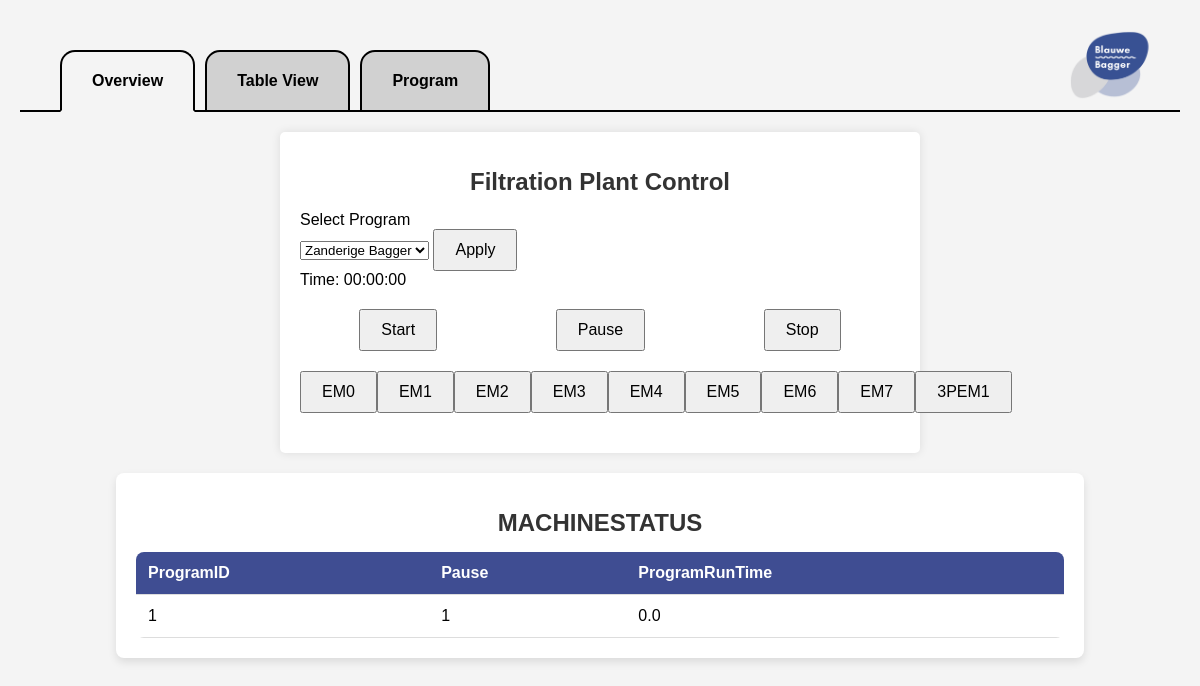
Before: / with the older database file.
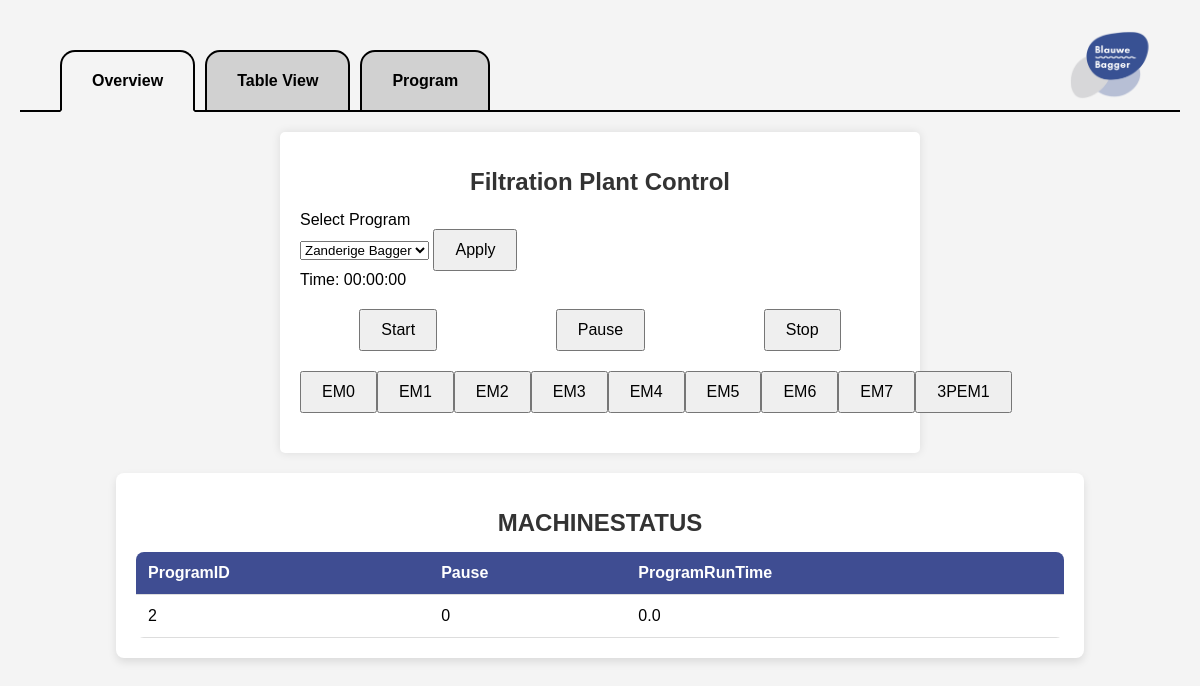
After: the same page with the newer database file.
### tables this page shows
CREATE TABLE SWITCH (
    SwitchID INTEGER PRIMARY KEY AUTOINCREMENT,
    Name TEXT NOT NULL,
    TuyaID TEXT NOT NULL,
    IPAddress TEXT NOT NULL,
    LocalKey TEXT NOT NULL,
    TuyaVersion REAL NOT NULL,
    MeterIDS TEXT,
    MeterMin TEXT,
    MeterMax TEXT
);

CREATE TABLE MACHINESTATUS (
    ProgramID INTEGER NOT NULL,
    Pause INTEGER NOT NULL CHECK (Pause IN (0,1,2)),
    ProgramRunTime REAL NOT NULL,
    PRIMARY KEY (ProgramID),
    FOREIGN KEY (ProgramID) REFERENCES PROGRAM(ProgramID)
);

### server/server.py (the view)
@app.route("/")
def overview():
    machineStatus = sF.getTable("MACHINESTATUS",0)
    programs = sF.getTable("PROGRAM",0)
    switches = sF.getTable("SWITCH",0)
    return render_template('overview.html',machineStatus=machineStatus,programs=programs,switches=switches)

### server/serverFunctions/getTable.py (called while the page is built)
def getTable(table,add):
    db = sqlite3.connect('../data/machine.db',timeout=5)
    cs = db.execute('SELECT * FROM ' + table)
    ns = [description[0] for description in cs.description]
    result = []
    rows = 1;
    for ci in cs:
        result.append(dict(zip(ns,ci)))
        rows = rows + 1
    if add:
        if table != "MACHINESTATUS":
            result.append(dict(zip(ns,[rows]+[None]*len(ns))))
    else:
        if not result:
            result.append(dict(zip(ns,[rows]+[None]*len(ns))))
    db.close()
    return result

### server/templates/overview.html
{% extends "layout.html" %}
{% block main %}
    <div class="container">
        <h1>Filtration Plant Control</h1>
        <div>
            Select Program
            <form action="/selectprogram/" method="POST">
            <select name="program">
                {% for program in programs %}
                <option value={{ program["ProgramID"] }}>{{ program["Name"] }}</option>
                {% endfor %}
            </select>
            <input type="submit" value="Apply"/>
            </form>
        </div>
        <div id="time-display">Time: 00:00:00</div>
        <div class="controls">
        <form action="/start">
            <input type="submit" id="start-btn" value="Start"/>
        </form>
        <form action="/pause">
            <input type="submit" id="pause-btn" value="Pause"/>
        </form>
        <form action="/stop">
            <input type="submit" id="stop-btn" value="Stop"/>
        </form>
        </div>
        <div class="switches">
            {% for switch in switches %}
            <form action="/toggleswitch/{{ switch["SwitchID"] }}">
                <input type="submit" id="switch-btn" value="{{ switch["Name"] }}"/>
            </form>
            {% endfor %}
        </div>
    </div>
    <div class="table-container">
        <h1>MACHINESTATUS</h1>
                <table>
                        <thead>
                                <tr>
                {% for key, value in machineStatus[0].items() %}
                                                <th>{{key}}</th>
                                        {% endfor %}
                                </tr>
                           </thead>
                        <tbody>
                                {% for item in machineStatus %}
                                        <tr>
                                                {% for key, value in item.items() %}
                                                        <td>{{value}}</th>
                                                {% endfor %}
                                        </tr>
                                {% endfor %}
                        </tbody>
                </table>
        </div>
{% endblock %}

### server/templates/layout.html (shortened to what this page needs)
<!DOCTYPE html>
<html lang="en">
	<head>
        <link rel="stylesheet" href="/static/styles.css">
	</head>
	<nav>
		<div class="navbar">
			<ul>
				<li class="nav-item">
					<a id="nav-link-overview" href="/">
						<span>Overview</span>
					</a>
				</li>
				<li class="nav-item">
					<a id="nav-link-tableview" href="/tableview">
						<span>Table View</span>
					</a>
				</li>
				<li class="nav-item">
					<a id="nav-link-program" href="/program">
						<span>Program</span>
					</a>
				</li>
			</ul>
            <img src="static/images/BlauweBaggerLogo.png" class="nav-logo">
		</div>
	</nav>
	<main>
		{% block main %}{% endblock %}
	</main>

### server/static/styles.css (style rules this page uses)
.container { max-width: 600px; margin: auto; margin-top:20px; background: white; padding: 20px; border-radius: 5px; box-shadow: 0 0 10px rgba(0, 0, 0, 0.1); }
.table-container { width: 80%; margin: 20px auto; padding: 20px; background: #fff; box-shadow: 0 4px 8px rgba(0, 0, 0, 0.1); border-radius: 8px; }
h1 { text-align: center; font-size: 1.5rem; margin-bottom: 15px; color: #333; }
.table-container table { width: 100%; border-collapse: collapse; overflow: hidden; border-radius: 8px; }
.table-container thead { background: #3F4D92; color: #fff; }
.table-container th, .table-container td { padding: 12px; text-align: left; border-bottom: 1px solid #ddd; }
h1 { text-align: center; }
.controls, .switches { display: flex; justify-content: space-around; margin: 20px 0; }
input { padding: 10px 20px; font-size: 16px; cursor: pointer; }
nav { background: transparent; }
nav ul { list-style: none; display: flex; gap: 10px; padding: 10px 0 0 40px; margin:0; }
nav li { position: relative; height:40px; }
nav a { text-decoration: none; background: #d1d1d1; color: black; padding: 20px 30px; display: inline-block; border: 2px solid black; border-bottom: 2px solid black; border-radius: 15px 15px 0 0; font-weight: bold; position: relative; z-index: 1; height: 18px; }
.active { border-bottom:2px solid #f4f4f4; background: #f4f4f4; }
.navbar { display: flex; justify-content: space-between; align-items: center; width: 100%; border-bottom:2px solid black; height: 90px; }
.nav-logo { height: 70px; width: auto; margin-right: 20px; }

Changed rows visible on the page:
removed MACHINESTATUS: key "ProgramRunTime", item "1" "1", ProgramRunTime "0.0"
added MACHINESTATUS: key "ProgramRunTime", item "2" "0", ProgramRunTime "0.0"
